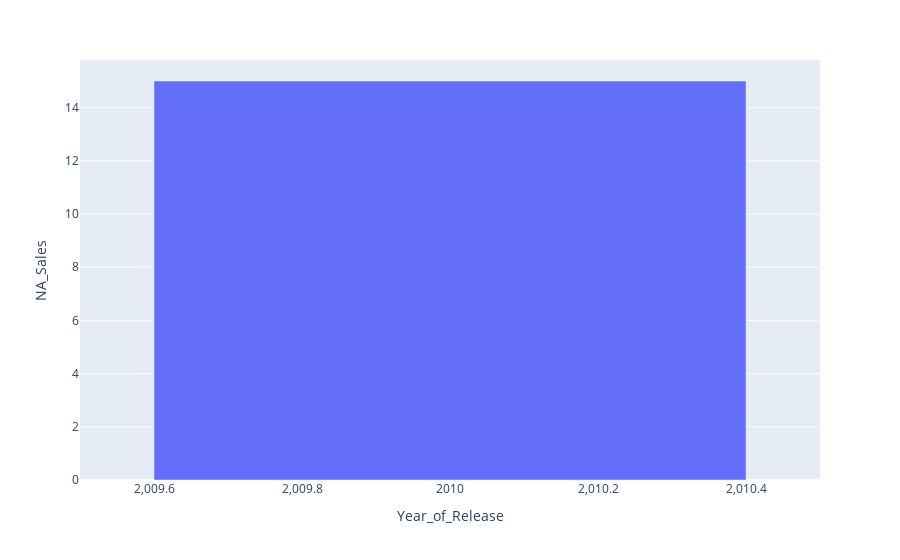

Here is the notebook cell this chart was saved with:
### Markdown cell above
### Bar chat of Year_of_Release with respect to NA_Sales with a particular value

### Code cell
import plotly.express as px
a_Year = a[a["NA_Sales"]==15]
a_NA = a_Year[["Year_of_Release","NA_Sales"]].groupby("Year_of_Release").agg("count").reset_index()
a_NA = a_NA.sort_values("NA_Sales",ascending=False)
fig = px.bar(a_Year.head(10),x="Year_of_Release",y="NA_Sales")
fig.show()

### Figure 1 — Plotly figure (JSON) as saved in the notebook; plotly's stock layout.template omitted (floating-point values rounded to 4 significant figures)
{"data": [{"alignmentgroup": "True", "hovertemplate": "Year_of_Release=%{x}<br>NA_Sales=%{y}<extra></extra>", "legendgroup": "", "marker": {"color": "#636efa", "pattern": {"shape": ""}}, "name": "", "offsetgroup": "", "orientation": "v", "showlegend": false, "textposition": "auto", "type": "bar", "x": [2010], "xaxis": "x", "y": [15], "yaxis": "y"}], "layout": {"barmode": "relative", "legend": {"tracegroupgap": 0}, "margin": {"t": 60}, "xaxis": {"anchor": "y", "domain": [0, 1], "title": {"text": "Year_of_Release"}}, "yaxis": {"anchor": "x", "domain": [0, 1], "title": {"text": "NA_Sales"}}}}
